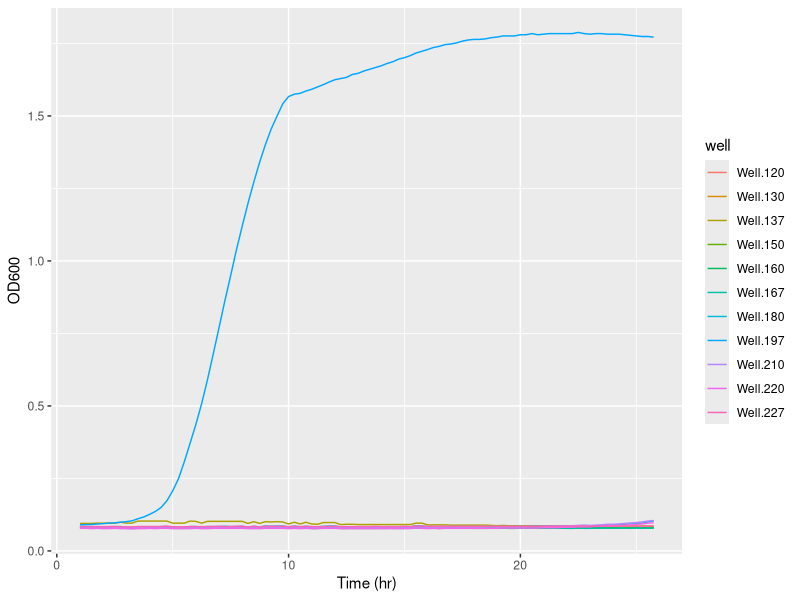
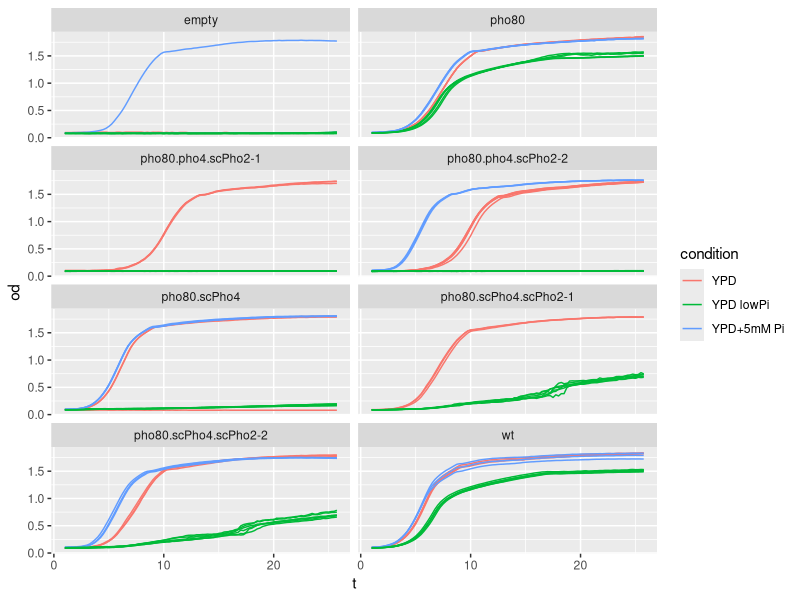
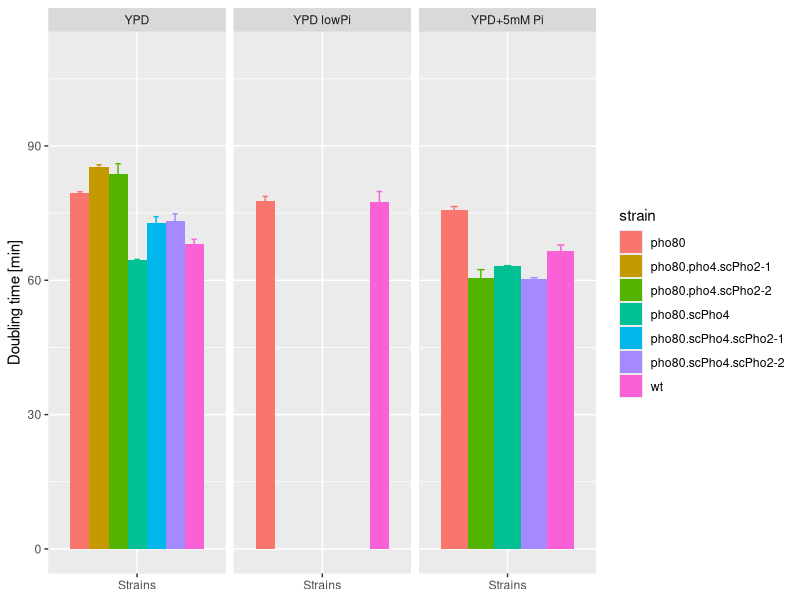

Write R code to recreate these figures, in order.
## ---- chunk 1
raw <- read.csv("BioscreenExperiment20130924.csv")
# note: each column is temporal data for one well
time <- seq_len(nrow(raw)) / 4 - 0.25
data <- as.matrix(raw[,-1])
use.time <- 5:nrow(data) # time axis: throw away first hour of data and the last time point
use.wells <- 11:130       # columns: discard the first column, or 10 wells, which are just water
data <- data[use.time, use.wells]
Time <- time[use.time]; attr(Time, "unit") <- "hr"
## ---- chunk 2
# --------------------------
# create the design matrix
# 1. change the number of wells per condition (n.strain)
#    and number of conditions (n.condition) here
n.strain = 30
n.condition = 4 
# 2. name the strains used, including biological replicates
ST <- c("wt", "pho80", "pho80.scPho4", "pho80.pho4.scPho2-1", "pho80.pho4.scPho2-2", "pho80.scPho4.scPho2-1", "pho80.scPho4.scPho2-2")
# 3. give the order of strains, including technical replicates
strain <- rep( c( rep(ST[1:3],each=3), "empty",
                  rep(ST[4:6],each=3), "empty",
                  rep(ST[c(7,5)],each=3), "empty", rep("NA",3)), n.condition )
strain[71:80] <- "NA" # didn't innoculate this column

# 4. name the factors
condition <- c("YPD","YPD lowPi","YPD+5mM Pi","YPD lowPi")
# 5. give the conditions for one strain, then replicate for all
conditions <- condition[ rep(seq_len(n.condition),each=n.strain) ]
# 6. finally, synthesize into a design matrix
design.mat <- data.frame(strain, condition=conditions)
# 7. Optionally, give the time points
cat("Well layout \n")
cat("didn't inoculate column 8 (81-90). The first column is water.")
# simplify
ST1 <- c("CG1","CG2","CG9","CG21-1","CG21-2","CG22-1","CG22-2","empty","NA")
names(ST1) <- c(ST, "empty","NA")
strain1 <- c(rep("empty",10),ST1[strain])
print(matrix(strain1,nrow=10))
cat("Conditions\n")
print(matrix(conditions,nrow=10)[1,])
## ---- chunk 3
getWell <- function(strain, cond, index=1, range=c(2:25)){
  # Input ===
  #   x: raw data matrix. default: data
  #   d: design matrix. default: design.mat
  #   strain: asis
  #   cond: a number as the index of the condition in the list "condition"
  #   index: index for which technical replicate to return, e.g. 1/2/3
  x = data; d = design.mat
  choose = d$strain %in% strain & d$condition %in% condition[cond]
  x.tmp = x[range,choose]
  x.return = data.frame(t=Time[range], od=x.tmp[,index])
  return( x.return )
}
getExp <- function(strain, cond, grep=FALSE, range=NA){
  # Input ===
  #   x: raw data matrix. default: data
  #   d: design matrix. default: design.mat
  #   strain: asis
  #   cond: a number as the index of the condition in the list "condition"
  #   grep: whether to interpret strain as a pattern and grep from ST, only used if grep is FALSE
  #   range: optional, to choose only a subset of the data to plot
  # Output ===
  #   Matrix containing the rows
  x = data; d = design.mat
  if( is.na(range[1]) ){
    range = 2:nrow(x)
  }
  if( strain == "all" ){
    strain.use = ST
  }
  else if( grep ){
    strain.use = grep(strain,ST,value=TRUE)
  }
  else {
    strain.use = strain
  }
  choose = d$strain %in% strain.use & d$condition %in% condition[cond]
  x.tmp = x[range,choose]
  x.return = cbind(t=Time[range],x.tmp)
  return( x.return )
}
## ---- chunk 4
require(reshape2)
myMeanSD <- function(x, d){
  # Purpose ==
  #   summarize the data by calculating the mean and sd of tech. repl.
  # Input ==
  #   x: melted data frame
  #   d: design matrix
  # Output ==
  #   A data frame containing the mean, sd and ranges of each strain x condition combination at each time point
  
  # combining the different conditions into a single factor
  d.tmp <- apply(d, 1, function(y) paste(y, collapse="  "))
  d.as.factor <- factor(d.tmp, levels=unique(d.tmp), ordered=TRUE)
  # calculate mean and sd
  mean <- apply(x,1,function(z) tapply(z,d.as.factor,mean))
  sd   <- apply(x,1,function(z) tapply(z,d.as.factor,sd  ))
  # recover the design matrix
  tmp  <- rownames(mean) # a vector of strings separated by "  "
  new.d <- sapply(tmp, function(z) strsplit(z,"  ")[[1]])
  new.d <- data.frame(t(new.d))
  colnames(new.d) <- names(d); rownames(new.d) <- NULL
  return(list("mean"=mean,"sd"=sd,"design.mat"=new.d))
}
myMelt <- function(x, d, t=Time){
  ## Input ===
  ##  x: data matrix of n*m, where n is the # of time points and m the number of wells
  ##  d: design.matrix
  ##  t: time, default = Time
  ## Output ===
  ##  a data frame object consisting of the variables T (time) OD (value) Strain Condition
  
  ## sanity check
  if (length(t) != nrow(x))
    stop("Length of Time != # rows of data!")
  if (nrow(d) != ncol(x))
    stop("# of conditions not matching # columns of data")
  ## start processing
  rownames(x) <- Time
  melt.x <- melt(x)
  names(melt.x) <- c("t","well","od")
  cond <- d[rep( seq_len(ncol(x)), each=nrow(x) ), ]
  melt.x <- cbind( melt.x, cond )
  return( melt.x )
}
## ---- chunk 5
require(ggplot2)
require(reshape2)
simplot <- function(ex, mode="basic"){
  # Input ==
  #   ex: a dataframe of extracted OD values and the corresponding time points
  #   mode: "basic"-simple x-y plot; "log"-y on log scale; "derivative"-first derivative using adjacent pair of values
  if( class(mode) == "character" ){
    mode = as.numeric(factor(mode, levels=c("basic","log","derivative")))
  }
  if( is.na(mode) ){
    warning("Mode should be basic/log/derivative")
  }
  t = ex[,1]
  x = as.matrix(ex[,-1])
  # basic
  if( mode == 1 ){
    ylab="OD600"
  }
  if( mode == 2 ){
    ylab="log2( OD600 )"
    # convert to log2 scale, normalized by the first time point
    x <- apply( x, 2, function(xx) return(xx/xx[1]) )
    x <- log2(x) 
  }
  if( mode == 3 ){
    ylab="d_log2( OD600 )"
    x <- apply( x, 2, function(xx) return(xx/xx[1]) )
    x <- log2(x) 
    x <- x[-1,] - x[-nrow(x),]
    t <- t[-1]
  }
  x.plot <- melt(x, varnames=c("t","well"))
  x.plot$t <- t[ x.plot$t ]
  qplot(t, value, data=x.plot, color=well, geom="line", xlab="Time (hr)", ylab=ylab)
  # derivative
}
## ---- chunk 6
growthRate <- function(ex, span=2, plot=TRUE){
  # Purpose ==
  #   Estimate the doubling time from growth curve
  # Input ==
  #   ex: data frame, with od and time
  #   span: number of hours to extend on each side of the maximum growth rate point to do linear fitting
  #         to be converted to units of time unit between adjacent measurements
  # Output ==
  #   0. return two doubling time estimates: (1) maximum growth rate (2) linear fit
  #   1. plot either the log2(OD)~Time and show the linear fit (mode=1) or plot the Growth rate in units of min per doubling by calculating the slope based on any adjacent pair of points (mode=2)
  #   2. If mode=1, return the doubling time in unit of min
  ex.log = log2(ex$od/ex$od[1]); len = length(ex.log)
  time = ex$t; unit.t = time[2] - time[1]; span <- span / unit.t
  # a. find the maximum growth rate point
  ex.diff = numeric(len)
  ex.diff[1] = ex.log[2] - ex.log[1]
  ex.diff[2:(len-1)] = (ex.log[3:len] - ex.log[1:(len-2)]) / 2
  ex.diff[len] = ex.log[len] - ex.log[len-1]
  max.p <- which.max(ex.diff)
  span.p <- seq(max(1,max.p-span), min(max.p+span,len), 1)
  max.rate <- max(ex.diff) / unit.t
  if( sum(ex.diff[span.p] < 0) >= 8 ){
    max.rate <- -1000
  }
  # diagnostic plot
  if( plot ){
    p <- ggplot(ex, aes(t, log2(od))) + geom_point() + geom_smooth(method=lm, data=ex[span.p,])
    print(p)
  }
  # linear fit method
  fit <- lm( ex.log[span.p] ~ time[span.p] )
  doubling.time <- c(1/coef(fit)[2] * 60, 1 / max.rate * 60)
  names(doubling.time) <- c("linear", "max")
  return( "doubling time" = doubling.time )
}
## ---- chunk 7
simplot(ex=getExp(strain="empty",cond=1:4,range=1:100))
## ---- chunk 8
## melt the data
melt.data <- myMelt(data, design.mat)
p <- ggplot(subset(melt.data, strain != "NA"), aes( t, od, group=well, color=condition ))
p + geom_line() + facet_wrap(~strain, ncol=2)
## ---- chunk 9
## ===== Parameters =====
span = 1.5 # extend on each side of the max growth rate point to do a linear fitting, unit=hr 
exclude.strain = c("empty","NA")
exclude.cond = c()

## ===== Calculate Rate =====
## initiate rate matrix
rate = matrix(-1, nrow=ncol(data), ncol=2)
for (i in 1:ncol(data)){
  tmp <- data.frame( t=Time, od=data[,i] )
  rate[i, ] <- growthRate(tmp, span, FALSE)
}
Rate <- data.frame(design.mat, linear=rate[,1], max=rate[,2])
Rate <- subset(Rate, !(strain %in% exclude.strain) & !(condition %in% exclude.cond) & linear>0 )

# Summarize in table form
# ===============
rate.mean <- aggregate(Rate[,"linear"], Rate[,c("strain","condition")], mean, na.rm=TRUE)
rate.rng <- aggregate(Rate[,"linear"], Rate[,c("strain","condition")], range, na.rm=TRUE)
rate.agg <- data.frame(rate.mean, rate.rng$x)
names(rate.agg)[3:5] = c("mean","lower","upper")
rate.table <- dcast(rate.agg, strain~condition, value.var="mean")
print(rate.table)

rng <- aes(ymin=lower, ymax=upper, color=strain)
# Plot data  
# a==============a
p <- ggplot( rate.agg, aes("Strains", mean, fill=strain) ) 
p + geom_bar(stat="identity", position=position_dodge(0.9)) + scale_y_continuous(limits=c(0,110)) + facet_grid(.~condition) + xlab(NULL) + ylab("Doubling time [min]") + geom_errorbar(rng, position=position_dodge(0.9), width=0.25)
